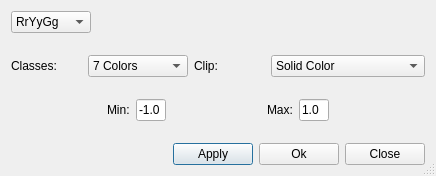
<?xml version="1.0" encoding="UTF-8"?>
<ui version="4.0">
 <class>Calculator</class>
 <widget class="QDialog" name="Calculator">
  <property name="windowModality">
   <enum>Qt::ApplicationModal</enum>
  </property>
  <property name="geometry">
   <rect>
    <x>0</x>
    <y>0</y>
    <width>436</width>
    <height>176</height>
   </rect>
  </property>
  <property name="sizePolicy">
   <sizepolicy hsizetype="Fixed" vsizetype="Fixed">
    <horstretch>0</horstretch>
    <verstretch>0</verstretch>
   </sizepolicy>
  </property>
  <property name="windowTitle">
   <string>Color Map (LUT)</string>
  </property>
  <property name="sizeGripEnabled">
   <bool>true</bool>
  </property>
  <property name="modal">
   <bool>false</bool>
  </property>
  <layout class="QGridLayout" name="gridLayout">
   <item row="0" column="0">
    <layout class="QHBoxLayout" name="horizontalLayout_4">
     <item>
      <widget class="QComboBox" name="LUTDropdown">
       <property name="maximumSize">
        <size>
         <width>80</width>
         <height>16777215</height>
        </size>
       </property>
       <item>
        <property name="text">
         <string>RrYyGg</string>
        </property>
       </item>
      </widget>
     </item>
     <item>
      <widget class="QLabel" name="LUTColors">
       <property name="text">
        <string/>
       </property>
       <property name="pixmap">
        <pixmap>lut_red-to-green.jpg</pixmap>
       </property>
       <property name="scaledContents">
        <bool>true</bool>
       </property>
      </widget>
     </item>
    </layout>
   </item>
   <item row="1" column="0">
    <widget class="QSplitter" name="splitter">
     <property name="orientation">
      <enum>Qt::Vertical</enum>
     </property>
     <widget class="QWidget" name="layoutWidget">
      <layout class="QVBoxLayout" name="verticalLayout">
       <item>
        <layout class="QHBoxLayout" name="horizontalLayout_3">
         <item>
          <widget class="QLabel" name="label_4">
           <property name="text">
            <string>Classes:</string>
           </property>
          </widget>
         </item>
         <item>
          <widget class="QComboBox" name="ColorMap">
           <property name="sizePolicy">
            <sizepolicy hsizetype="Fixed" vsizetype="Fixed">
             <horstretch>0</horstretch>
             <verstretch>0</verstretch>
            </sizepolicy>
           </property>
           <property name="minimumSize">
            <size>
             <width>100</width>
             <height>0</height>
            </size>
           </property>
           <property name="maximumSize">
            <size>
             <width>100</width>
             <height>16777215</height>
            </size>
           </property>
           <property name="currentIndex">
            <number>3</number>
           </property>
           <item>
            <property name="text">
             <string>1 Color</string>
            </property>
           </item>
           <item>
            <property name="text">
             <string>3 Colors</string>
            </property>
           </item>
           <item>
            <property name="text">
             <string>5 Colors</string>
            </property>
           </item>
           <item>
            <property name="text">
             <string>7 Colors</string>
            </property>
           </item>
          </widget>
         </item>
         <item>
          <widget class="QLabel" name="label_5">
           <property name="text">
            <string>Clip:</string>
           </property>
          </widget>
         </item>
         <item>
          <widget class="QComboBox" name="ClipOption">
           <item>
            <property name="text">
             <string>Solid Color</string>
            </property>
           </item>
           <item>
            <property name="text">
             <string>Transparent</string>
            </property>
           </item>
           <item>
            <property name="text">
             <string>Background Grayscale</string>
            </property>
           </item>
           <item>
            <property name="text">
             <string>Background Original</string>
            </property>
           </item>
          </widget>
         </item>
        </layout>
       </item>
       <item>
        <layout class="QHBoxLayout" name="horizontalLayout">
         <item>
          <spacer name="horizontalSpacer_3">
           <property name="orientation">
            <enum>Qt::Horizontal</enum>
           </property>
           <property name="sizeHint" stdset="0">
            <size>
             <width>40</width>
             <height>20</height>
            </size>
           </property>
          </spacer>
         </item>
         <item>
          <widget class="QLabel" name="label_6">
           <property name="maximumSize">
            <size>
             <width>30</width>
             <height>16777215</height>
            </size>
           </property>
           <property name="text">
            <string>Min:</string>
           </property>
          </widget>
         </item>
         <item>
          <widget class="QLineEdit" name="RasterMin">
           <property name="maximumSize">
            <size>
             <width>30</width>
             <height>16777215</height>
            </size>
           </property>
           <property name="text">
            <string>-1.0</string>
           </property>
          </widget>
         </item>
         <item>
          <spacer name="horizontalSpacer">
           <property name="orientation">
            <enum>Qt::Horizontal</enum>
           </property>
           <property name="sizeHint" stdset="0">
            <size>
             <width>40</width>
             <height>20</height>
            </size>
           </property>
          </spacer>
         </item>
         <item>
          <widget class="QLabel" name="label_7">
           <property name="maximumSize">
            <size>
             <width>30</width>
             <height>16777215</height>
            </size>
           </property>
           <property name="text">
            <string>Max:</string>
           </property>
          </widget>
         </item>
         <item>
          <widget class="QLineEdit" name="RasterMax">
           <property name="sizePolicy">
            <sizepolicy hsizetype="MinimumExpanding" vsizetype="Fixed">
             <horstretch>0</horstretch>
             <verstretch>0</verstretch>
            </sizepolicy>
           </property>
           <property name="maximumSize">
            <size>
             <width>30</width>
             <height>16777215</height>
            </size>
           </property>
           <property name="text">
            <string>1.0</string>
           </property>
          </widget>
         </item>
         <item>
          <spacer name="horizontalSpacer_4">
           <property name="orientation">
            <enum>Qt::Horizontal</enum>
           </property>
           <property name="sizeHint" stdset="0">
            <size>
             <width>40</width>
             <height>20</height>
            </size>
           </property>
          </spacer>
         </item>
        </layout>
       </item>
      </layout>
     </widget>
    </widget>
   </item>
   <item row="2" column="0">
    <layout class="QHBoxLayout" name="horizontalLayout_5">
     <item>
      <spacer name="horizontalSpacer_2">
       <property name="orientation">
        <enum>Qt::Horizontal</enum>
       </property>
       <property name="sizeHint" stdset="0">
        <size>
         <width>40</width>
         <height>20</height>
        </size>
       </property>
      </spacer>
     </item>
     <item>
      <layout class="QHBoxLayout" name="horizontalLayout_2">
       <item>
        <widget class="QPushButton" name="RasterApplyButton">
         <property name="text">
          <string>Apply</string>
         </property>
        </widget>
       </item>
       <item>
        <widget class="QPushButton" name="RasterOkButton">
         <property name="text">
          <string>Ok</string>
         </property>
        </widget>
       </item>
       <item>
        <widget class="QPushButton" name="RasterCloseButton">
         <property name="text">
          <string>Close</string>
         </property>
        </widget>
       </item>
      </layout>
     </item>
    </layout>
   </item>
  </layout>
 </widget>
 <resources/>
 <connections/>
</ui>
